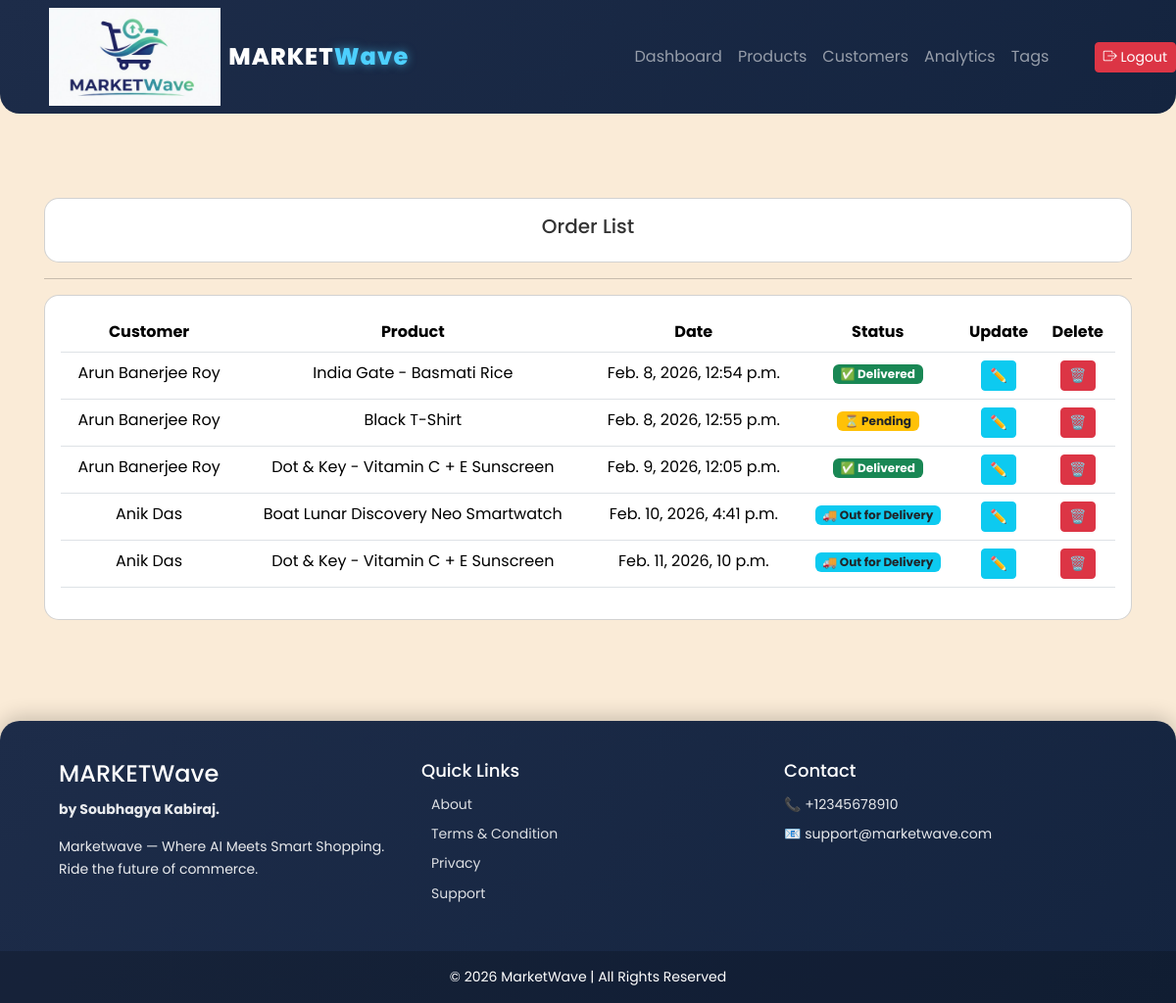
Page /order_list (signed in) on the committed database.
### account/models.py (models this page shows, shortened)
class Order(models.Model):
    STATUS=(
        ('pending','pending'),
        ('out for delivery','out for delivery'),
        ('Delivered','Delivered')
    )
    customer=models.ForeignKey(Customer,null=True,on_delete=models.CASCADE)
    Product=models.ForeignKey(Product,null=True,on_delete=models.CASCADE)
    date_created=models.DateTimeField(auto_now_add=True,null=True)
    status=models.CharField(max_length=100,null=True,choices=STATUS)

class Customer(models.Model):
    name=models.CharField(max_length=100)
    phone=models.CharField(max_length=100)
    email=models.CharField(max_length=200)
    date_created=models.DateTimeField(auto_now_add=True, null=True)

class Product(models.Model):
    CATEGORY=(
        ('Indoor', 'Indoor'),
        ('Out door', 'Outdoor'),
    )
    name=models.CharField(max_length=100,null=True)
    price=models.FloatField(null=True)
    category=models.CharField(max_length=100,null=True,choices=CATEGORY)
    description=models.CharField(max_length=200,null=True,blank=True)
    date_created=models.DateTimeField(auto_now_add=True,null=True)
    pic=models.ImageField(blank=True,null=True,upload_to='product_image')
    tags=models.ManyToManyField(Tag)

### account/views.py (the view)
# urls.py: path('order_list',views.order_list,name='order_list'),
@login_required(login_url='loginpage')
def order_list(request):
    order=Order.objects.all()
    return render(request,'account/order_list.html',{'order':order})

### template/account/order_list.html
{% extends 'main.html' %}
{% block content %}
<br>
<div class="row" style="font-size: medium; text-align: center;">
    <div class="col-md">
        <div class="card card-body">
            <h5>Order List</h5>
        </div>
        <hr>
        <div class="card card-body">
            <table class="table">
                <tr>
                    <th>Customer</th>
                    <th>Product</th>
                    <th>Date</th>
                    <th>Status</th>
                    <th>Update</th>
                    <th>Delete</th>
                </tr>
                {% for i in order %}
                <tr>
                    <td>{{i.customer.name}}</td>
                    <td>{{i.Product.name}}</td>
                    <td>{{i.date_created}}</td>
                    <td style="font-size: medium;">
						{% if i.status == 'Delivered' %}
							<span class="badge bg-success">✅ Delivered</span>
						{% elif i.status == 'pending' %}
							<span class="badge bg-warning text-dark">⏳ Pending</span>
						{% else %}
							<span class="badge bg-info text-dark">🚚 Out for Delivery</span>
						{% endif %}
					</td>
                    <td><a class="btn btn-sm btn-info" href="{% url 'updateorder' i.id %}">✏️</a></td>
                    <td><a class="btn btn-sm btn-danger" href="{% url 'deleteorder' i.id %}">🗑️</a></td>
                </tr>
                {% endfor %}
            </table>
        </div>
    </div>
</div>
{% endblock content %}

### static/css/main.css (style rules this page uses)
* body { font-family: 'Poppins', sans-serif; background-color: antiquewhite; color: #333; line-height: 1.6; }
html { scroll-behavior: smooth; }
.card { border-radius: 15px; transition: transform 0.3s ease, box-shadow 0.3s ease; }

### rows in the picture
Order: customer.name "Arun Banerjee Roy", Product.name "India Gate - Basmati Rice", date_created "Feb. 8, 2026, 12:54 p.m.", status "✅ Delivered"
Order: customer.name "Arun Banerjee Roy", Product.name "Black T-Shirt", date_created "Feb. 8, 2026, 12:55 p.m.", status "⏳ Pending"
Order: customer.name "Arun Banerjee Roy", Product.name "Dot & Key - Vitamin C + E Sunscreen", date_created "Feb. 9, 2026, 12:05 p.m.", status "✅ Delivered"
Order: customer.name "Anik Das", Product.name "Boat Lunar Discovery Neo Smartwatch", date_created "Feb. 10, 2026, 4:41 p.m.", status "🚚 Out for Delivery"
Order: customer.name "Anik Das", Product.name "Dot & Key - Vitamin C + E Sunscreen", date_created "Feb. 11, 2026, 10 p.m.", status "🚚 Out for Delivery"
